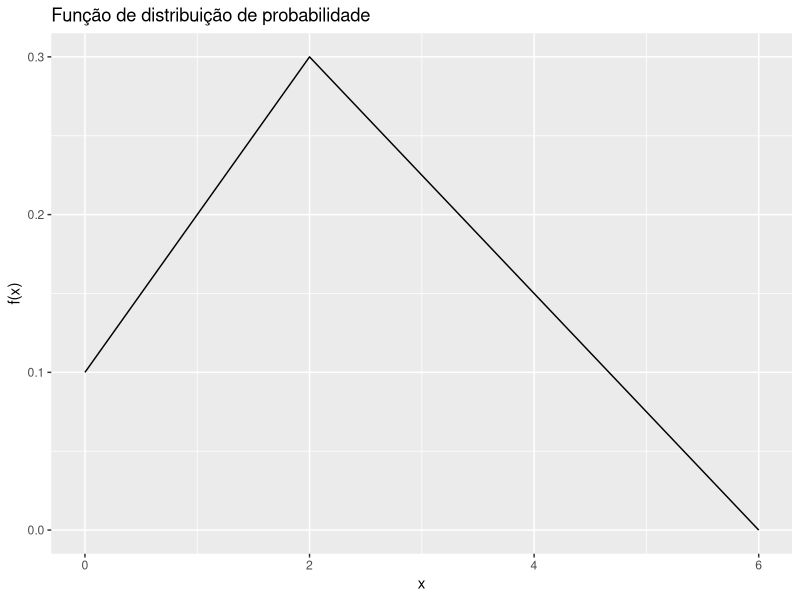
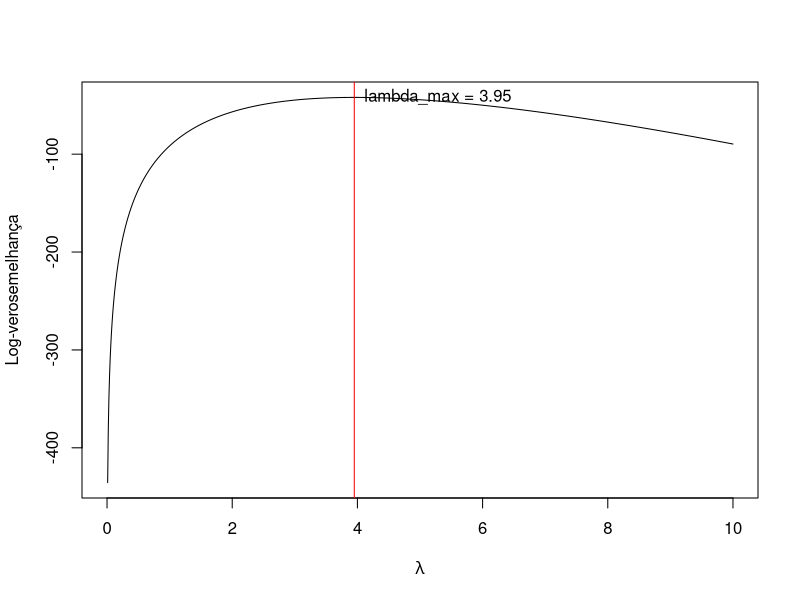

The R script that drew these images, in order:
## ---- chunk 1
library(tidyverse)
## ---- chunk 2
correlacao <- function(x, y) {
  # numerador  
  numerador = sum(
      (x - mean(x)) *
        (y - mean(y))
    )
  # denominador 
  denominador <- sqrt(
    sum((x - mean(x))**2) * 
      sum((y - mean(y))**2)
  )
  r_person = numerador / denominador
  
  return(r_person)
}
## ---- chunk 3
x <- c(0.06,-0.55,-1.41,-1.57,0.07,-0.65,0.73,0.73,-0.22,0.27)
y <- c(-0.46, 0.1, -2.51, -2.31, -1.06, -0.67, 0.72, 0.5, 0.4, 0.77)

a <- correlacao(x, y) |> round(7)
b <- cor(x, y) |> round(7)

glue::glue("A correlação calculada é {a} e a correlação do R é {b}")

## ---- chunk 4
f_X <- function(x) {
  dplyr::case_when(
   x >= 0 & x <= 2 ~ (1/10*x + 1/10)
  ,x  > 2 & x <= 6 ~ (-3/40*x + 9/20)
  ,TRUE ~ 0
  )
}
## ---- chunk 5
min_x = 0
f_X(min_x) >= 0 # TRU

max_x = 6
f_X(max_x) >= 0 # TRUE
## ---- chunk 6
F_X <- function(x) {
  if_else(x >= 0 & x <= 6, integrate(f_X, lower = 0, upper = x)$value, 0)  
}

glue::glue("Seja x = 6 o limite superior de X, 
           então F({max_x}) = {F_X(max_x)} => f(x) é f.d.p")

## ---- chunk 7
x <- seq(0, 6, by = 0.1)
y <- purrr::map_dbl(x, f_X)

df <- data.frame(x = x, y = y)

ggplot(df, aes(x = x, y = y)) +
  geom_line() +
  labs(
    title = "Função de distribuição de probabilidade"
    ,x = "x"
    ,y = "f(x)"
    )
## ---- chunk 8
p_4.5 = (1 - F_X(4.5)) * 100 

glue::glue("A probabilidade de encontrar uma pessoa
           com renda superior a 4.5 u.m é {p_4.5 |> round(2)}%")
## ---- chunk 9
E_X <- integrate(\(x) {x * f_X(x)}, lower = 0, upper = 6)$value
E_X |> round(2)
## ---- chunk 10
Var_X <- integrate(\(x) {(x - E_X)^2 * f_X(x)}, lower = 0, upper = 6)$value
Var_X |> round(2)
## ---- chunk 11
x <- c(5,4, 6,2, 2,4, 5, 3, 3, 0, 1, 7, 6, 5, 3, 6, 5, 3, 7, 2)
## ---- chunk 12
# Função de log-verosemelhança
log_verosemelhanca <- function(lambda, x){
  n <- length(x)
    sum(x) *
      log(lambda) - 
      n*lambda - 
      sum(log(factorial(x)))
}

# Valores de lampda
lambda <- seq(0, 10, 0.01)

# log-verosemelhança
log_vero_poisson  <- purrr::map_dbl(lambda, ~log_verosemelhanca(.x, x))

# Grafico 
plot(lambda,
     log_vero_poisson,
     type = "l",
     xlab = expression(lambda),
     ylab = "Log-verosemelhança"
     )
lambda_max <- lambda[which.max(log_vero_poisson)]
abline(v = lambda_max, col = "red")
text(lambda_max, max(log_vero_poisson),
     paste("lambda_max =", round(lambda_max, 2)),
     pos = 4)


glue::glue("O valor de lambda que maximiza a função de log-verosemelhança é {lambda_max |> round(2)}")

## ---- chunk 13
# Dados
obeservado <- c(190, 50, 63, 20)
obeservado <- obeservado/sum(obeservado)

esperado <- c(9, 3, 3, 1)
esperado <- esperado/sum(esperado)

# Teste Qui-Quadrado
teste <- chisq.test(obeservado, esperado)
p_value <- teste$p.value
print(teste)
glue::glue("Como o p-valor({p_value |> round(4)}) é maior que 0.05,
            Não temos evidencia para rejeitamos a hipótese de que
            os fenotiopos seguem a relação 9:3:3:1")
